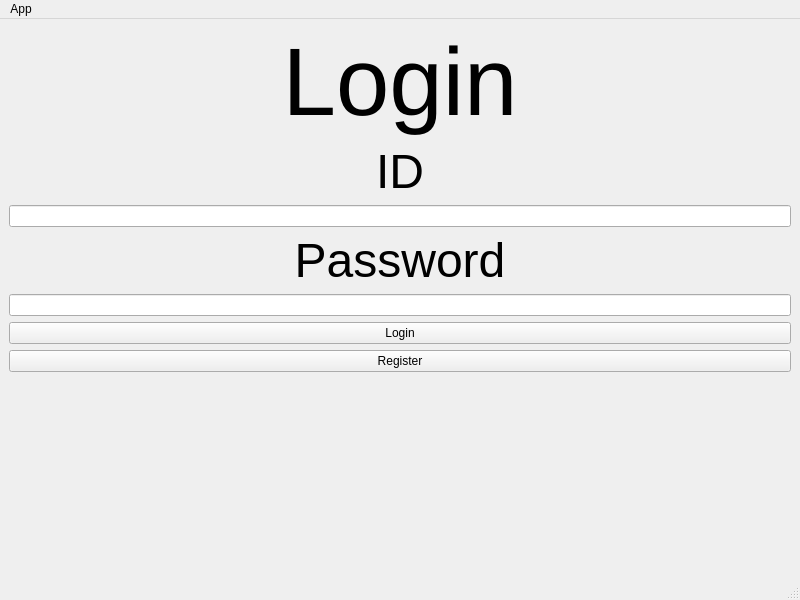
<?xml version="1.0" encoding="UTF-8"?>
<ui version="4.0">
 <class>login</class>
 <widget class="QMainWindow" name="login">
  <property name="geometry">
   <rect>
    <x>0</x>
    <y>0</y>
    <width>800</width>
    <height>600</height>
   </rect>
  </property>
  <property name="windowTitle">
   <string>MainWindow</string>
  </property>
  <widget class="QWidget" name="centralwidget">
   <layout class="QFormLayout" name="formLayout">
    <item row="0" column="0" colspan="2">
     <widget class="QLabel" name="label">
      <property name="text">
       <string>&lt;html&gt;&lt;head/&gt;&lt;body&gt;&lt;p align=&quot;center&quot;&gt;&lt;span style=&quot; font-size:72pt;&quot;&gt;Login&lt;/span&gt;&lt;/p&gt;&lt;/body&gt;&lt;/html&gt;</string>
      </property>
     </widget>
    </item>
    <item row="1" column="0" colspan="2">
     <widget class="QLabel" name="label_2">
      <property name="text">
       <string>&lt;html&gt;&lt;head/&gt;&lt;body&gt;&lt;p align=&quot;center&quot;&gt;&lt;span style=&quot; font-size:36pt;&quot;&gt;ID&lt;/span&gt;&lt;/p&gt;&lt;/body&gt;&lt;/html&gt;</string>
      </property>
     </widget>
    </item>
    <item row="2" column="0" colspan="2">
     <widget class="QLineEdit" name="inputLoginID_2"/>
    </item>
    <item row="3" column="0" colspan="2">
     <widget class="QLabel" name="label_3">
      <property name="text">
       <string>&lt;html&gt;&lt;head/&gt;&lt;body&gt;&lt;p align=&quot;center&quot;&gt;&lt;span style=&quot; font-size:36pt;&quot;&gt;Password&lt;/span&gt;&lt;/p&gt;&lt;/body&gt;&lt;/html&gt;</string>
      </property>
     </widget>
    </item>
    <item row="4" column="0" colspan="2">
     <widget class="QLineEdit" name="inputPassword">
      <property name="echoMode">
       <enum>QLineEdit::Password</enum>
      </property>
     </widget>
    </item>
    <item row="5" column="0" colspan="2">
     <widget class="QPushButton" name="loginButton">
      <property name="text">
       <string>Login</string>
      </property>
     </widget>
    </item>
    <item row="6" column="0" colspan="2">
     <widget class="QPushButton" name="registerButton">
      <property name="text">
       <string>Register</string>
      </property>
     </widget>
    </item>
   </layout>
  </widget>
  <widget class="QMenuBar" name="menubar">
   <property name="geometry">
    <rect>
     <x>0</x>
     <y>0</y>
     <width>800</width>
     <height>19</height>
    </rect>
   </property>
   <widget class="QMenu" name="menuApp">
    <property name="title">
     <string>App</string>
    </property>
    <addaction name="actionExit"/>
    <addaction name="actionLogin"/>
    <addaction name="actionRegister"/>
   </widget>
   <addaction name="menuApp"/>
  </widget>
  <widget class="QStatusBar" name="statusbar"/>
  <action name="actionExit">
   <property name="text">
    <string>Exit</string>
   </property>
  </action>
  <action name="actionLogin">
   <property name="text">
    <string>Login</string>
   </property>
  </action>
  <action name="actionRegister">
   <property name="text">
    <string>Register</string>
   </property>
  </action>
 </widget>
 <resources/>
 <connections/>
</ui>
